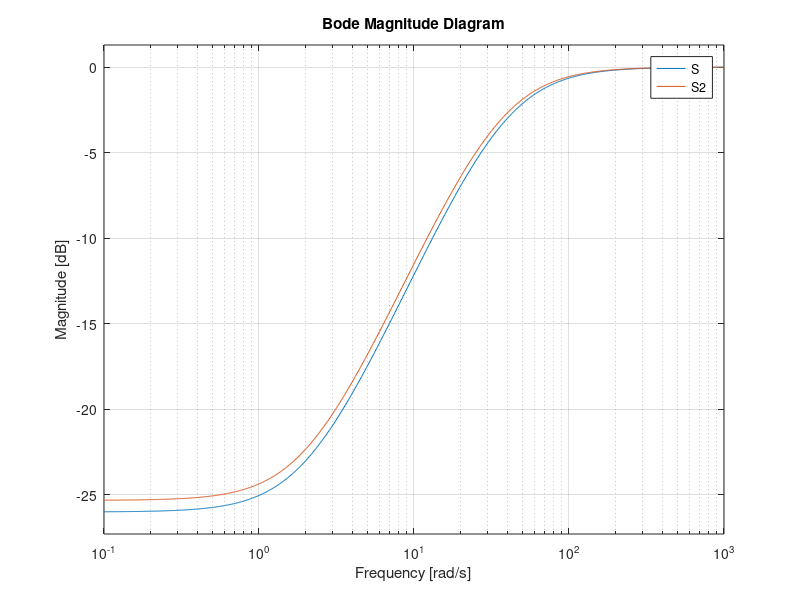

This chart was generated by the following MATLAB code: (Note: this script raises an error after producing the figure.)
s = tf('s');

P = 1/(s-2);
%C = k;

%% a) se cere domeniul de variatie al lui k astfel incat se garanteaza stabilitatea interna a buclei de reactie
%plecam cu k = 1

k = 3;
C = k;

% Functiile de sensibilitate
L = series(P, C);
S = feedback(1, L);
T = feedback(L, 1);

%functia de la numitorul lui T trebuie sa fie stabila => zerourile functiei trebuie sa fie in C- sau polii lui T trebuie sa fie in C-

roots(T.den{1})
% pentru k = 1, avem ca raspuns 1 ceea ce nu apartine lui C-
%incercam cu k = 2, k = 3 si asa mai departe
%prima valoare care satsiface conditia: k = 3

%% b) sa se gaseasca dom de variatie al lui k pentru care:
% |e_stationara| < 5% pentru r(t) = 1(t)
%si |e_stationara| < 10% pentru r(t) = cos(wr*t)     wr apartine (0,1)

err_st = 5/100;
err_urm = 10/100;

wr = 1;

%incepem de la k = 3
k = 39;
C = k;

L = series(P, C);
S2 = feedback(1, L);

k = 42;
C = k;
% Functiile de sensibilitate
L = series(P, C);
S = feedback(1, L);
T = feedback(L, 1);

%din grafic se observa faptul ca, spe exemplu, S2 cu k = 39 nu satisface
%conditia de a se afla sub err_urm si err_st
%pe de alta parte, S cu k = 42 satisface conditiile

figure('Name', 'b) cerinte performanta', 'NumberTitle','off');
bodemag(S, S2) 
hold on
bode(tf(err_urm), {0, wr}, '-.r')
bode(tf(err_st), {0, .1}, '-.r')
stem(wr,  mag2db(err_urm), 'r')
xlim([1e-3 1e3]);
grid on
h = findobj(gcf, 'type', 'line');
set(h, 'linewidth' , 2);
legend('S', 'S2' , 'limita err urm', 'limita err st', 'banda err urm');

%% c) Sa se calculeze norma sistemica inf a functiei de sensibilitate S
%atunci cand k este in regiunea de sensibilitate => k > 2

% Caz 1: k in (2, 4)
k = 3;
C = k;

L = series(P, C);
S1 = feedback(1, L);

% Caz 2: k = 4
k = 4;
C = k;

L = series(P, C);
S2 = feedback(1, L);

% Caz 3: k > 4
k = 5;
C = k;

L = series(P, C);
S3 = feedback(1, L);

figure('Name', 'c) Norme', 'NumberTitle','off');
bodemag(S1, S2, S3)
grid
h = findobj(gcf, 'type', 'line');
set(h, 'linewidth' , 1.5);
legend('k=3', 'k=4', 'k=5')

%% d) sa se propuna o functie pondere Ws care sa exprime conditiile de la b) 
% sub forma conditiei de urmarire a referintei

%reluam valorile de la b)
k = 42;
C = k;
L = series(P, C);
S = feedback(1, L);

%construim Ws

%optiunea 1: constant
ks1 = 21;
Ws1 = ks1; 

%optiunea 2: variabil
ks2 = ks1;
T2 = 1;
Ws2 = ks2/(T2*s + 1);

figure('Name', 'd) Construire Ws', 'NumberTitle','off');
bodemag(S, tf(1/Ws1), 1/Ws2)
hold on
bode(tf(err_urm), {0, wr}, '-.r')
bode(tf(err_st), {0, .1}, '-.r')
stem(wr,  mag2db(err_urm), 'r')
xlim([1e-3 1e3]);
grid on
h = findobj(gcf, 'type', 'line');
set(h, 'linewidth' , 2);
legend('S', '1/|Ws1|', '1/|Ws2|', 'limita err urm', 'limita err st', 'banda err urm');
% ks1, ks2 si T2 se aleg asftel incat graficul lui 1/Ws1 si 1/Ws2 ss se afle sub err_urm si err_st

%% e) sa se propuna o functie pondere Ws care sa exprime conditiile de la b) sub forma cnditiei de stabilitate robusta
% pentru P_tilda = a/(s-2), cu  0.5 <= a >= 1.5

%consecinta a stab robuste:
% |P_tilda/P - 1| <= |Wt|   de aici rezulta: 

Wt = tf(1/2);

%stim faptul ca k > 2, ramane de aflat valoarea pentru stabilitate robusta adica |Wt*T| trebuie sa se afle sub 0 dB
k = 3;
C = k;
L = series(P, C);
T1 = feedback(L, 1);

k = 4;
C = k;
L = series(P, C);
T2 = feedback(L, 1);

k = 5;
C = k;
L = series(P, C);
T3 = feedback(L, 1);

figure('Name', 'e) Construire Wt si k', 'NumberTitle','off');
title('Wt')
bodemag(Wt*T1, Wt*T2, Wt*T3, tf(1));
grid on;
legend('k = 3', 'k = 4', 'k = 5');
% rezulta k > 4